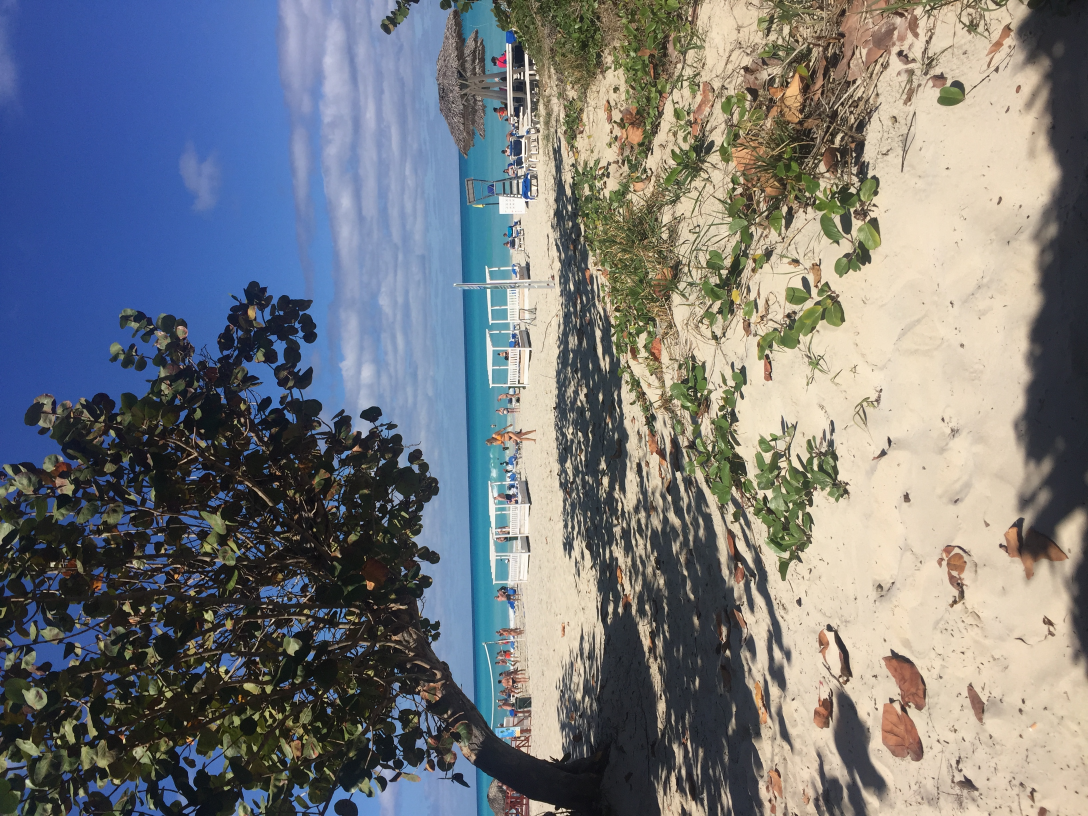
#> input picture IMG_8535.JPG, 3264 x 2448 px (shown at 1/3 size)
$ python hw18.py
#> lines starting #> are read from the running program, lines starting #| are printed output that depends on the picture
# -*- coding: utf-8 -*-
from PIL import Image


# Написать скрипт, который будет создавать миниатюры фотографий.
# Объем полученого файла должен передаваться как параметр.


def compress(path, percent_of_compression):
#> called with path = 'IMG_8535.JPG', percent_of_compression = 10
    if percent_of_compression >= 100:
        print('cant compress more then 99%')
        exit()
    elif percent_of_compression <= 0:
        print('cant compress less then 1%')
        exit()
    image = Image.open(path)
#> image is the input picture: PIL image 3264x2448 RGB; mean R, G, B 119.2, 121.7, 124.9
    w, h = image.size
#> w = 3264; h = 2448
    w = int(w * (100 - percent_of_compression) / 100)
#> w = 2937
    h = int(h * (100 - percent_of_compression) / 100)
#> h = 2203
    new_size = (w, h)
#> new_size = (2937, 2203)
    new_image = image.resize(new_size)
    path = path.split(sep='.')
    path[0] = path[0] + f'_{percent_of_compression}%'
    new_path = '.'.join(path)
    new_image.save(new_path)


if __name__ == '__main__':
    compress('IMG_8535.JPG', 10)
    compress('IMG_8535.JPG', 30)
#> call 2 of compress, with path = 'IMG_8535.JPG', percent_of_compression = 30
#> in compress (call 2), `new_image = image.resize(new_size)`:
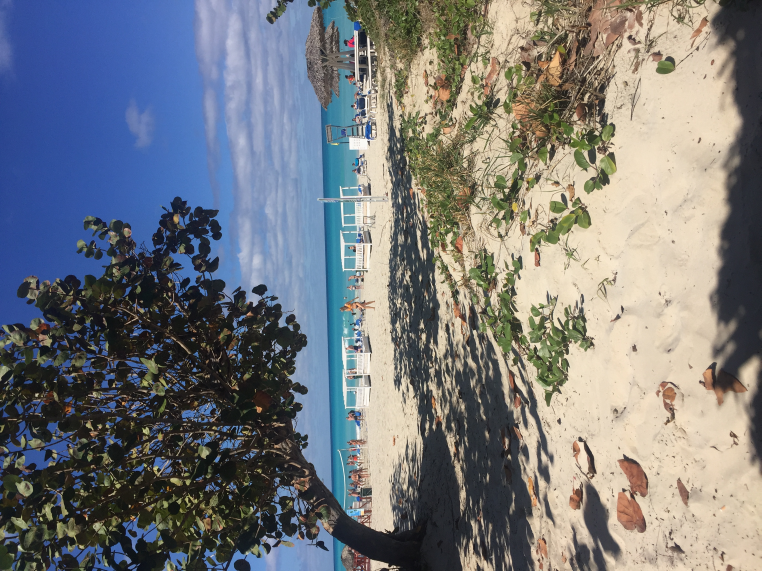
#> new_image: PIL image 2284x1713 RGB (shown at 1/3 size); mean R, G, B 119.2, 121.7, 124.9
    compress('IMG_8535.JPG', 60)
#> call 3 of compress, with path = 'IMG_8535.JPG', percent_of_compression = 60
#> in compress (call 3), `new_image = image.resize(new_size)`:
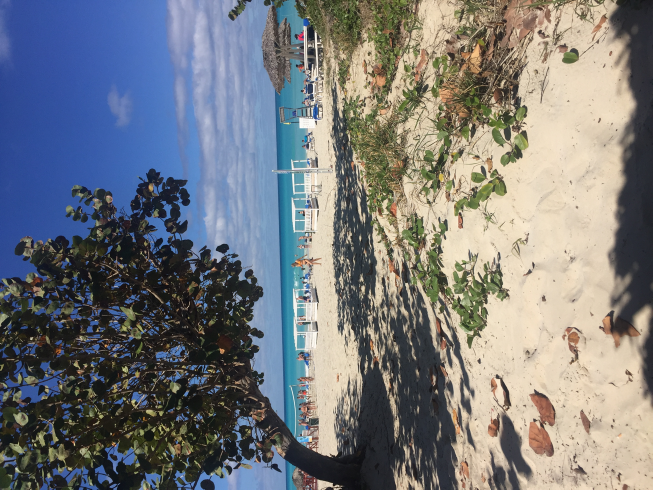
#> new_image: PIL image 1305x979 RGB (shown at 1/2 size); mean R, G, B 119.2, 121.7, 124.9
    compress('IMG_8535.JPG', 90)
#> call 4 of compress, with path = 'IMG_8535.JPG', percent_of_compression = 90
#> in compress (call 4), `new_image = image.resize(new_size)`:
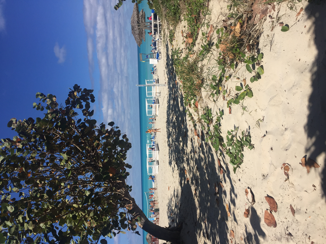
#> new_image: PIL image 326x244 RGB; mean R, G, B 119.2, 121.7, 124.9
